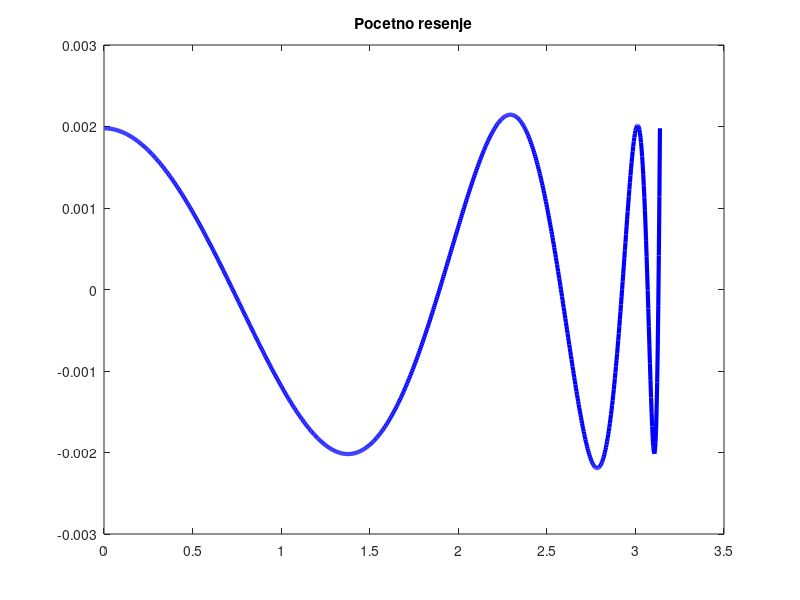
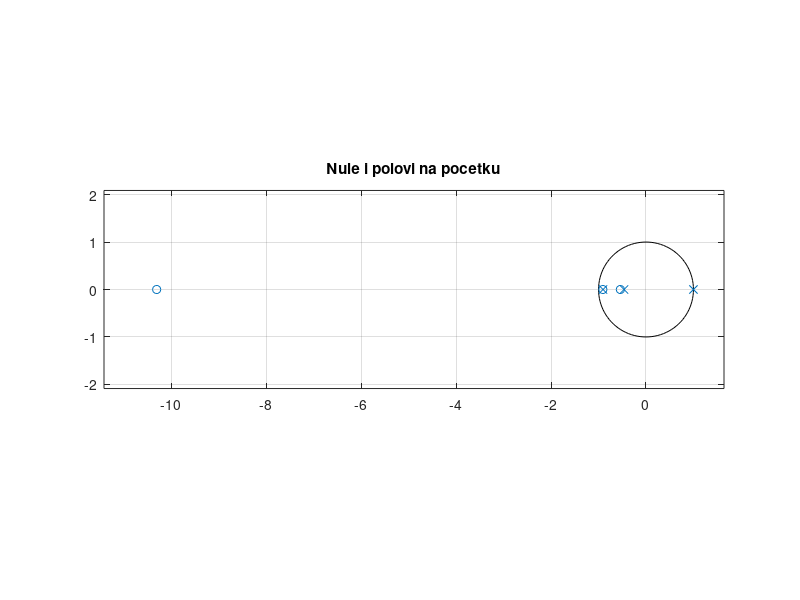
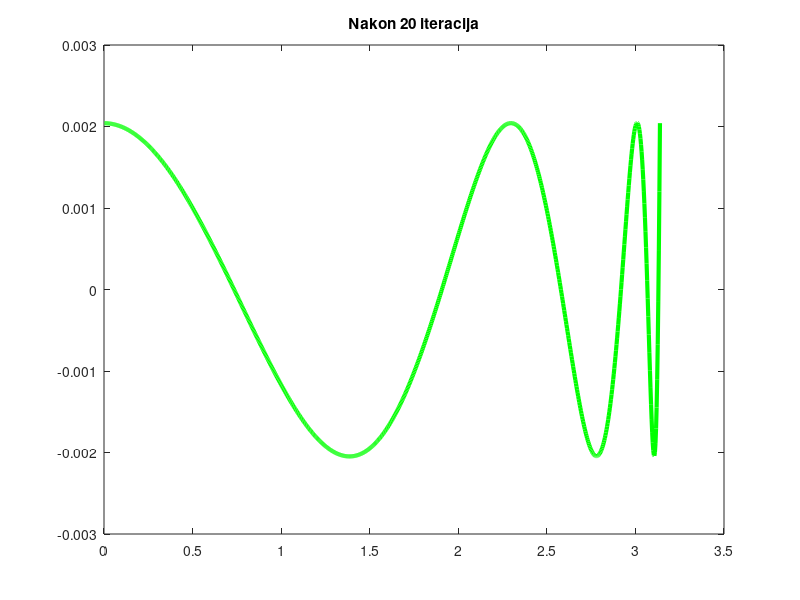
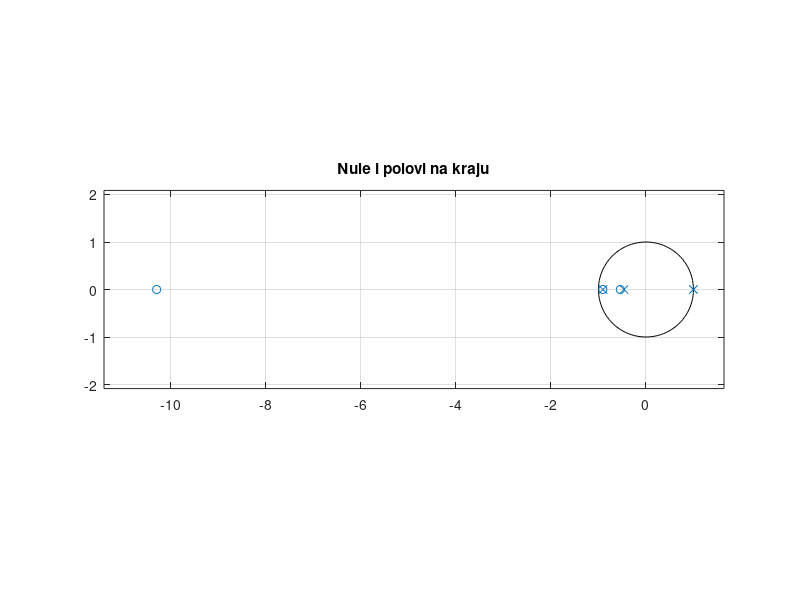

Recreate these plots in MATLAB, in order.
clear all
close all
% 
% b = [0.8655    1.2191    0.4404    0.0283]
% wn = [0.001 1.3504  2.331 2.75  3.008 3.115 3.13845]
% p = [-0.8535 -0.3757]

b = [0.071167882067755   0.960602064542676   1.186928071675837   0.352874433598843]
p = [ -0.859902859737884 -0.381044315703754]
wn = [0.001 1.21265 2.07659 2.62323 2.92482 3.08819 3.13845]

b = [.079283883661398   0.978350937672573   1.271248924983076   0.407305762269729]
p = [-0.902352690780659  -0.436304953393463]
wn = [0.001 1.30062 2.2054 2.73319 3.00336 3.11018 3.13845]

b = [0.083900277592316   0.986912408210583   1.295911111218375   0.425364823694206]
p = [-0.905405539537736  -0.462458150666399]
wn = [0.001 1.35403 2.29022 2.78659 3.01278 3.10704 3.13845]

polovi = [1 p]'

a = poly(polovi)

[h,www]=freqz(b, a, 1000);
figure
plot(www,www.*(abs(h)-1./www),'b','LineWidth',3)
title('Pocetno resenje')

nule = roots(b)
figure
zplane(nule,polovi)
title('Nule i polovi na pocetku')

% (H - Hid) / Hid =  eps * (-1)^(i + 1)
% H - Hid = Hid *  eps * (-1)^(i + 1)

% ff + df_db0 * delta_b0 + df_db1 * delta_b1 + df_db2 * delta_b2
% + df_db3 * delta_b3 + df_dp1 * delta_p1 + df_dp2 * delta_p2
% - 1/w = 1/w * eps * (-1)^(i + 1)

% df_db0 * delta_b0 + df_db1 * delta_b1 + df_db2 * delta_b2
% + df_db3 * delta_b3 + df_dp1 * delta_p1 + df_dp2 * delta_p2
% - 1/w * eps * (-1)^(i + 1) = -ff + 1 /w

broj_iteracija = 20

for cnt=1:broj_iteracija

    for i=1:7
        top1 = b(1) + b(2)*cos(wn(i)) + b(3)*cos(2*wn(i)) + b(4)*cos(3*wn(i));
        top2 = b(2)*sin(wn(i)) + b(3)*sin(2*wn(i)) + b(4)*sin(3*wn(i));

        bottom1 = 1 - (1 + p(1) + p(2))*cos(wn(i)) + (p(1) + p(2) + p(1)*p(2))*cos(2*wn(i)) ...
                  - p(1) * p(2) * cos(3*wn(i));

        bottom2 = (1 + p(1) + p(2))*sin(wn(i)) - (p(1) + p(2) + p(1)*p(2))*sin(2*wn(i)) ...
                  + p(1) * p(2) * sin(3*wn(i));

        top = top1^2 + top2^2;
        bottom = bottom1^2 + bottom2^2;

        df_db0(i) = 1/(2*sqrt(top/bottom)) * 1 / bottom * 2 * top1;

        df_db1(i) = 1/(2*sqrt(top/bottom)) * 1 / bottom ...
            * (2 * top1 * cos(wn(i)) + 2 * top2 * sin(wn(i)));

        df_db2(i) = 1/(2*sqrt(top/bottom)) * 1 / bottom ...
            * (2 * top1 * cos(2*wn(i)) + 2 * top2 * sin(2*wn(i)));

        df_db3(i) = 1/(2*sqrt(top/bottom)) * 1 / bottom ...
            * (2 * top1 * cos(3*wn(i)) + 2 * top2 * sin(3*wn(i)));

        df_dp1(i) =  - 1/(2*sqrt(top/bottom)) * top / bottom^2 ...
            * (2 * bottom1 * (-cos(wn(i)) + (1 + p(2)) * cos(2*wn(i))...
            - p(2) * cos(3*wn(i)))...
            + 2 * bottom2 * (sin(wn(i)) - (1 + p(2)) * sin(2*wn(i))...
            + p(2) * sin(3*wn(i))));

        df_dp2(i) =  - 1/(2*sqrt(top/bottom)) * top / bottom^2 ...
            * (2 * bottom1 * (-cos(wn(i)) + (1 + p(1)) * cos(2*wn(i))...
            - p(1) * cos(3*wn(i)))...
            + 2 * bottom2 * (sin(wn(i)) - (1 + p(1)) * sin(2*wn(i))...
            + p(1) * sin(3*wn(i))));

        ff(i) = -sqrt(top/bottom) + 1/wn(i);
        fe(i) = -1/wn(i) * (-1)^(1+i);
    end

    B = [df_db0' df_db1' df_db2' df_db3' df_dp1' df_dp2' fe'];
    C = ff';

    A = B \ C; % [delta_b0 delta_b1 delta_b2 delta_b3 delta_p1 delta_p2 eps]'

    b(1) = b(1) + A(1);
    b(2) = b(2) + A(2);
    b(3) = b(3) + A(3);
    b(4) = b(4) + A(4);
    p(1) = p(1) + A(5);
    p(2) = p(2) + A(6);
    eps = A(7);

end

b
p
eps

polovi = [1 p]'

a = poly(polovi)
[h,www]=freqz(b, a, 1000);
figure
plot(www,www.*(abs(h)-1./www),'g','LineWidth',3)
title(['Nakon ' ,num2str(broj_iteracija), ' iteracija'])

nule = roots(b)
polovi = roots(a)
figure
zplane(nule,polovi)
title('Nule i polovi na kraju')

faza=unwrap(angle(h));
faza_id=-pi/2-0.5*www;
figure
plot(www/pi,faza,'r','LineWidth',3)
title(['Faza posle' ,num2str(broj_iteracija), ' iteracija'])
grid

figure
plot(www(2:1000)/pi,180*(faza(2:1000)-faza_id(2:1000))/pi,'r','LineWidth',3)
title(['Greska faze posle ' ,num2str(broj_iteracija), ' iteracija u stepenima'])
grid